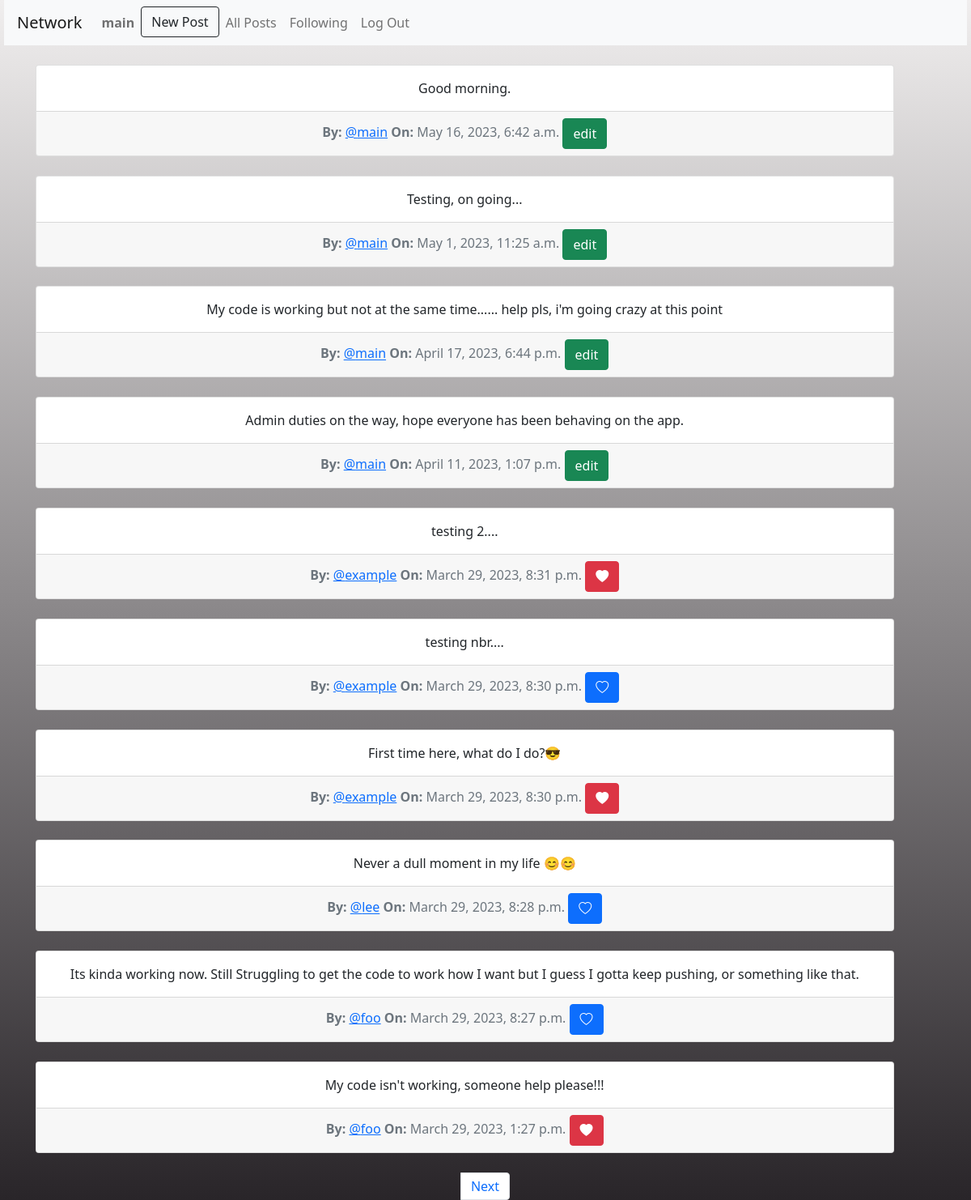
Page / (signed in) on the committed database.
### network/models.py (models this page shows, shortened)
class User(AbstractUser):
    pass

class Posts(models.Model):
    author = models.ForeignKey(User, on_delete=models.CASCADE, related_name="user")
    message = models.TextField(max_length=250)
    timeStamp = models.DateTimeField(auto_now_add=True)
    likes = models.IntegerField(default=0)

### network/views.py (the view)
# urls.py: path("", views.index, name="index"),
def index(request):
    allpost = Posts.objects.all().order_by('-timeStamp')
    paginator = Paginator(allpost, 10)
    page_number = request.GET.get('page')
    page_obj = paginator.get_page(page_number)
    all_likes = Like.objects.all()
    posts_Liked = []
    try:
        for like in all_likes:
            if like.likedBy.id == request.user.id:
                posts_Liked.append(like.post_Liked.id)
    except:
        posts_Liked = []
    return render(request, "network/index.html", {
        "posts" : allpost,
        "page_obj" : page_obj,
        "posts_Liked" : posts_Liked
    })

### network/templates/network/index.html (shortened to what this page needs)
{% extends "network/layout.html" %}
{% load static %}
{% block body %}
    {% for post in page_obj %}
        <div id="eachPost" class="col-11">
            <div class="card text-center">
                <div class="card-body">
                    <p class="card-text" id="content_{{post.id}}" >{{post.message}} </p>
                </div>
                <div class="card-footer text-muted">
                    <strong>By: </strong>
                    <a href="{% url 'profile' post.author_id %}">@{{post.author}}</a>
                    <strong>On: </strong>{{post.timeStamp}}
                    {% if user.is_authenticated %}
                        {% if user == post.author %}
                            <button type="button" class="btn btn-success" id="edtBtn" data-toggle="modal" data-target="#modal_edit_post_{{ post.id }}">edit</button>
                        {% else %}
                            {% if post.id in posts_Liked %}
                                <button class="btn btn-danger" onclick="likeHandler({{ post.id }}, {{ posts_Liked }})" id="{{ post.id }}"><i class="bi bi-heart-fill"></i></button>
                            {% else %}
                                <button class="btn btn-primary" onclick="likeHandler({{ post.id }}, {{ posts_Liked }})" id="{{ post.id }}"><i class="bi bi-heart"> </i></button>
                            {% endif %}
                        {% endif %}
                    {% endif %}
                </div>
            </div>
        </div>
        {% endfor %}
        <nav aria-label="Page navigation example">
            <ul class="pagination justify-content-center">
              <li class="page-item">
                {% if page_obj.has_next %}
                    <a class="page-link" href="?page={{ page_obj.next_page_number }}">Next</a>
                {% endif %}
              </li>
            </ul>
          </nav>
{% endblock %}

### network/templates/network/layout.html (shortened to what this page needs)
{% load static %}
<!DOCTYPE html>
<html lang="en">
    <head>
        <link rel="stylesheet" href="https://cdn.jsdelivr.net/npm/bootstrap@4.0.0/dist/css/bootstrap.min.css">
        <link rel="stylesheet" href="https://stackpath.bootstrapcdn.com/bootstrap/4.4.1/css/bootstrap.min.css">
        <link rel="stylesheet" href="https://cdn.jsdelivr.net/npm/bootstrap@5.0.2/dist/css/bootstrap.min.css" />
        <link rel="stylesheet" href="https://cdn.jsdelivr.net/npm/bootstrap-icons@1.5.0/font/bootstrap-icons.css" />
        <link href="{% static 'network/styles.css' %}" rel="stylesheet">
    </head>
    <body>
        <nav class="navbar navbar-expand-lg navbar-light bg-light">
            <a class="navbar-brand" href="#">Network</a>
            <div>
              <ul class="navbar-nav mr-auto">
                {% if user.is_authenticated %}
                    <li class="nav-item">
                        <a class="nav-link" href="{% url 'profile' request.user.id %}"><strong>{{ user.username }}</strong></a>
                    </li>
                {% endif %}
                {% if user.is_authenticated %}
                    <li class="nav-item">
                        <a href="{% url 'new_Post' %}"><button type="button" class="btn btn-outline-dark" id="newPost">New Post</button></a>
                    </li>
                {% endif %}
                <li class="nav-item">
                  <a class="nav-link" href="{% url 'index' %}">All Posts</a>
                </li>
                {% if user.is_authenticated %}
                    <li class="nav-item">
                        <a class="nav-link" href="{% url 'following' %}">Following</a>
                    </li>
                    <li class="nav-item">
                        <a class="nav-link" href="{% url 'logout' %}">Log Out</a>
                    </li>
                {% endif %}
              </ul>
            </div>
          </nav>
        <div class="body">
            {% block body %}
            {% endblock %}
        </div>
    </body>
</html>

### network/static/network/styles.css (style rules this page uses)
html { height:100% }
body { height: 100%; padding-left: 5px; padding-right: 5px; background-image: linear-gradient( #f0eeee, rgb(41, 37, 41)); margin: 0; background-repeat: no-repeat; background-attachment: fixed; }
* { box-sizing: border-box; }
#eachPost { margin: 2%; }

### rows in the picture
User: username "main"
Posts: message "Good morning.", author "main", timeStamp "May 16, 2023, 6:42 a.m."
Posts: message "Testing, on going...", author "main", timeStamp "May 1, 2023, 11:25 a.m."
Posts: message "My code is working but not at the same time...... help pls, i'm going crazy at this point", author "main", timeStamp "April 17, 2023, 6:44 p.m."
Posts: message "Admin duties on the way, hope everyone has been behaving on the app.", author "main", timeStamp "April 11, 2023, 1:07 p.m."
Posts: message "testing 2....", author "example", timeStamp "March 29, 2023, 8:31 p.m."
Posts: message "testing nbr....", author "example", timeStamp "March 29, 2023, 8:30 p.m."
Posts: message "First time here, what do I do?😎", author "example", timeStamp "March 29, 2023, 8:30 p.m."
Posts: message "Never a dull moment in my life 😊😊", author "lee", timeStamp "March 29, 2023, 8:28 p.m."
Posts: message "Its kinda working now. Still Struggling to get the code to work how I want but I guess I gotta keep pushing, or something like that.", author "foo", timeStamp "March 29, 2023, 8:27 p.m."
Posts: message "My code isn't working, someone help please!!!", author "foo", timeStamp "March 29, 2023, 1:27 p.m."
